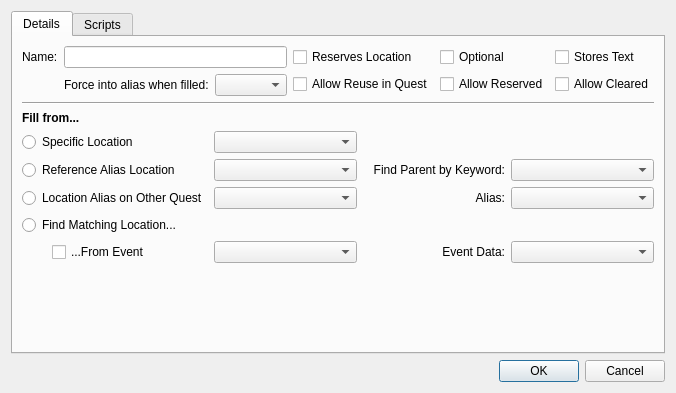
<?xml version="1.0" encoding="UTF-8"?>
<ui version="4.0">
 <class>LocationAliasEditDialog</class>
 <widget class="QDialog" name="LocationAliasEditDialog">
  <property name="geometry">
   <rect>
    <x>0</x>
    <y>0</y>
    <width>642</width>
    <height>393</height>
   </rect>
  </property>
  <property name="windowTitle">
   <string>Dialog</string>
  </property>
  <layout class="QGridLayout" name="gridLayout">
   <item row="0" column="0">
    <widget class="QTabWidget" name="tabWidget">
     <property name="currentIndex">
      <number>0</number>
     </property>
     <widget class="QWidget" name="tabDetails">
      <attribute name="title">
       <string>Details</string>
      </attribute>
      <layout class="QGridLayout" name="gridLayout_5">
       <item row="2" column="0">
        <widget class="QLabel" name="label">
         <property name="font">
          <font>
           <weight>75</weight>
           <bold>true</bold>
          </font>
         </property>
         <property name="text">
          <string>Fill from...</string>
         </property>
        </widget>
       </item>
       <item row="0" column="0">
        <layout class="QGridLayout" name="gridLayout_2">
         <item row="0" column="0">
          <widget class="QLabel" name="label_2">
           <property name="text">
            <string>Name:</string>
           </property>
           <property name="buddy">
            <cstring>name</cstring>
           </property>
          </widget>
         </item>
         <item row="1" column="2">
          <widget class="QComboBox" name="forceInto"/>
         </item>
         <item row="0" column="1" colspan="2">
          <widget class="QLineEdit" name="name"/>
         </item>
         <item row="1" column="1">
          <widget class="QLabel" name="label_3">
           <property name="text">
            <string>Force into alias when filled:</string>
           </property>
           <property name="buddy">
            <cstring>forceInto</cstring>
           </property>
          </widget>
         </item>
         <item row="0" column="3" rowspan="2">
          <layout class="QGridLayout" name="layoutFlags">
           <item row="0" column="1">
            <widget class="QCheckBox" name="flagReserve">
             <property name="text">
              <string>Reserves Location</string>
             </property>
            </widget>
           </item>
           <item row="0" column="2">
            <widget class="QCheckBox" name="flagOptional">
             <property name="text">
              <string>Optional</string>
             </property>
            </widget>
           </item>
           <item row="1" column="3">
            <widget class="QCheckBox" name="flagAllowCleared">
             <property name="text">
              <string>Allow Cleared</string>
             </property>
            </widget>
           </item>
           <item row="0" column="3">
            <widget class="QCheckBox" name="flagStoresText">
             <property name="text">
              <string>Stores Text</string>
             </property>
            </widget>
           </item>
           <item row="1" column="2">
            <widget class="QCheckBox" name="flagAllowReserved">
             <property name="text">
              <string>Allow Reserved</string>
             </property>
            </widget>
           </item>
           <item row="1" column="1">
            <widget class="QCheckBox" name="flagAllowReuse">
             <property name="text">
              <string>Allow Reuse in Quest</string>
             </property>
            </widget>
           </item>
          </layout>
         </item>
        </layout>
       </item>
       <item row="3" column="0">
        <layout class="QGridLayout" name="layoutFill">
         <item row="1" column="1">
          <widget class="QComboBox" name="fillFromSiblingAlias"/>
         </item>
         <item row="2" column="3">
          <widget class="QComboBox" name="fillFromExtAliasName"/>
         </item>
         <item row="1" column="3">
          <widget class="QComboBox" name="fillFromSiblingAliasParentKeyword"/>
         </item>
         <item row="4" column="0">
          <layout class="QHBoxLayout" name="horizontalLayout">
           <item>
            <spacer name="horizontalSpacer">
             <property name="orientation">
              <enum>Qt::Horizontal</enum>
             </property>
             <property name="sizeType">
              <enum>QSizePolicy::Maximum</enum>
             </property>
             <property name="sizeHint" stdset="0">
              <size>
               <width>30</width>
               <height>0</height>
              </size>
             </property>
            </spacer>
           </item>
           <item>
            <widget class="QCheckBox" name="findMatchingFlagEvent">
             <property name="text">
              <string>...From Event</string>
             </property>
            </widget>
           </item>
          </layout>
         </item>
         <item row="1" column="0">
          <widget class="QRadioButton" name="fillTypeSiblingAlias">
           <property name="text">
            <string>Reference Alias Location</string>
           </property>
          </widget>
         </item>
         <item row="4" column="2">
          <widget class="QLabel" name="label_6">
           <property name="text">
            <string>Event Data:</string>
           </property>
           <property name="alignment">
            <set>Qt::AlignRight|Qt::AlignTrailing|Qt::AlignVCenter</set>
           </property>
           <property name="buddy">
            <cstring>findMatchingEventData</cstring>
           </property>
          </widget>
         </item>
         <item row="2" column="1">
          <widget class="QComboBox" name="fillFromExtAliasQuest"/>
         </item>
         <item row="4" column="1">
          <widget class="QComboBox" name="findMatchingEventName"/>
         </item>
         <item row="0" column="0">
          <widget class="QRadioButton" name="fillTypePredefined">
           <property name="text">
            <string>Specific Location</string>
           </property>
          </widget>
         </item>
         <item row="0" column="1">
          <widget class="QComboBox" name="fillFromPredefined"/>
         </item>
         <item row="3" column="0">
          <widget class="QRadioButton" name="fillTypeMatching">
           <property name="text">
            <string>Find Matching Location...</string>
           </property>
          </widget>
         </item>
         <item row="1" column="2">
          <widget class="QLabel" name="label_4">
           <property name="text">
            <string>Find Parent by Keyword:</string>
           </property>
           <property name="alignment">
            <set>Qt::AlignRight|Qt::AlignTrailing|Qt::AlignVCenter</set>
           </property>
           <property name="buddy">
            <cstring>fillFromSiblingAliasParentKeyword</cstring>
           </property>
          </widget>
         </item>
         <item row="2" column="2">
          <widget class="QLabel" name="label_5">
           <property name="text">
            <string>Alias:</string>
           </property>
           <property name="alignment">
            <set>Qt::AlignRight|Qt::AlignTrailing|Qt::AlignVCenter</set>
           </property>
           <property name="buddy">
            <cstring>fillFromExtAliasName</cstring>
           </property>
          </widget>
         </item>
         <item row="4" column="3">
          <widget class="QComboBox" name="findMatchingEventData"/>
         </item>
         <item row="2" column="0">
          <widget class="QRadioButton" name="fillTypeExternalAlias">
           <property name="text">
            <string>Location Alias on Other Quest</string>
           </property>
          </widget>
         </item>
         <item row="5" column="0" colspan="4">
          <layout class="QHBoxLayout" name="horizontalLayout_2">
           <item>
            <spacer name="horizontalSpacer_2">
             <property name="orientation">
              <enum>Qt::Horizontal</enum>
             </property>
             <property name="sizeType">
              <enum>QSizePolicy::Maximum</enum>
             </property>
             <property name="sizeHint" stdset="0">
              <size>
               <width>30</width>
               <height>10</height>
              </size>
             </property>
            </spacer>
           </item>
           <item>
            <widget class="QWidget" name="findMatchingConditions" native="true">
             <property name="sizePolicy">
              <sizepolicy hsizetype="Preferred" vsizetype="MinimumExpanding">
               <horstretch>0</horstretch>
               <verstretch>0</verstretch>
              </sizepolicy>
             </property>
            </widget>
           </item>
          </layout>
         </item>
        </layout>
       </item>
       <item row="1" column="0">
        <widget class="Line" name="line">
         <property name="orientation">
          <enum>Qt::Horizontal</enum>
         </property>
        </widget>
       </item>
      </layout>
     </widget>
     <widget class="QWidget" name="tabScripts">
      <attribute name="title">
       <string>Scripts</string>
      </attribute>
     </widget>
    </widget>
   </item>
   <item row="1" column="0">
    <layout class="QHBoxLayout">
     <property name="spacing">
      <number>6</number>
     </property>
     <property name="leftMargin">
      <number>0</number>
     </property>
     <property name="topMargin">
      <number>0</number>
     </property>
     <property name="rightMargin">
      <number>0</number>
     </property>
     <property name="bottomMargin">
      <number>0</number>
     </property>
     <item>
      <spacer>
       <property name="orientation">
        <enum>Qt::Horizontal</enum>
       </property>
       <property name="sizeHint" stdset="0">
        <size>
         <width>0</width>
         <height>0</height>
        </size>
       </property>
      </spacer>
     </item>
     <item>
      <widget class="QPushButton" name="buttonOK">
       <property name="text">
        <string>OK</string>
       </property>
      </widget>
     </item>
     <item>
      <widget class="QPushButton" name="buttonCancel">
       <property name="text">
        <string>Cancel</string>
       </property>
      </widget>
     </item>
    </layout>
   </item>
  </layout>
 </widget>
 <tabstops>
  <tabstop>tabWidget</tabstop>
  <tabstop>name</tabstop>
  <tabstop>forceInto</tabstop>
  <tabstop>flagReserve</tabstop>
  <tabstop>flagOptional</tabstop>
  <tabstop>flagStoresText</tabstop>
  <tabstop>flagAllowReuse</tabstop>
  <tabstop>flagAllowReserved</tabstop>
  <tabstop>flagAllowCleared</tabstop>
  <tabstop>fillTypePredefined</tabstop>
  <tabstop>fillFromPredefined</tabstop>
  <tabstop>fillTypeSiblingAlias</tabstop>
  <tabstop>fillFromSiblingAlias</tabstop>
  <tabstop>fillFromSiblingAliasParentKeyword</tabstop>
  <tabstop>fillTypeExternalAlias</tabstop>
  <tabstop>fillFromExtAliasQuest</tabstop>
  <tabstop>fillFromExtAliasName</tabstop>
  <tabstop>fillTypeMatching</tabstop>
  <tabstop>findMatchingFlagEvent</tabstop>
  <tabstop>findMatchingEventName</tabstop>
  <tabstop>findMatchingEventData</tabstop>
 </tabstops>
 <resources/>
 <connections/>
</ui>
